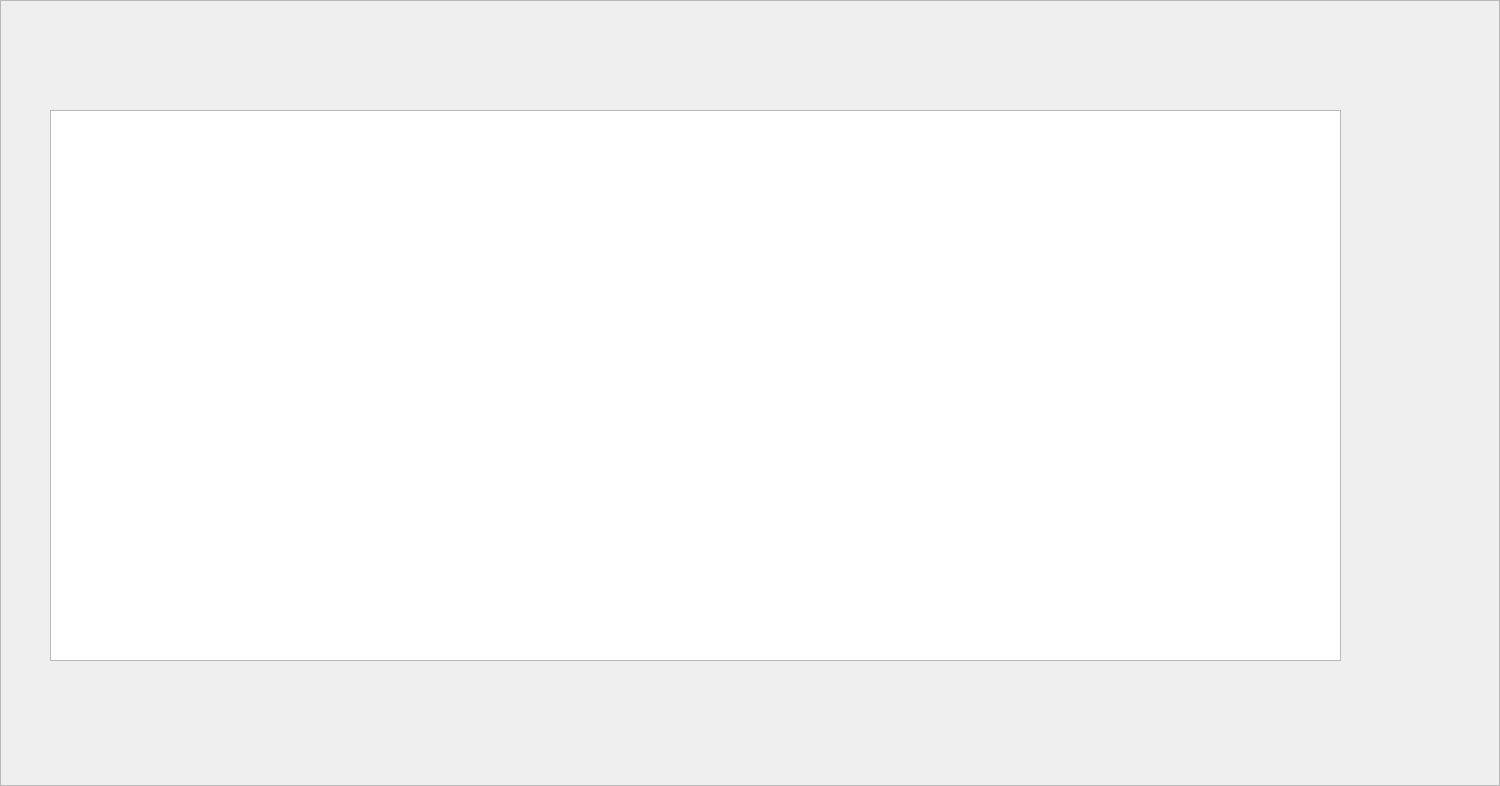
<?xml version="1.0" encoding="UTF-8"?>
<ui version="4.0">
 <class>AdminListeCompteFrame</class>
 <widget class="QFrame" name="AdminListeCompteFrame">
  <property name="geometry">
   <rect>
    <x>0</x>
    <y>0</y>
    <width>1500</width>
    <height>786</height>
   </rect>
  </property>
  <property name="windowTitle">
   <string>Frame</string>
  </property>
  <property name="frameShape">
   <enum>QFrame::StyledPanel</enum>
  </property>
  <property name="frameShadow">
   <enum>QFrame::Raised</enum>
  </property>
  <widget class="QTableView" name="table">
   <property name="geometry">
    <rect>
     <x>50</x>
     <y>110</y>
     <width>1291</width>
     <height>551</height>
    </rect>
   </property>
  </widget>
 </widget>
 <resources/>
 <connections/>
</ui>
